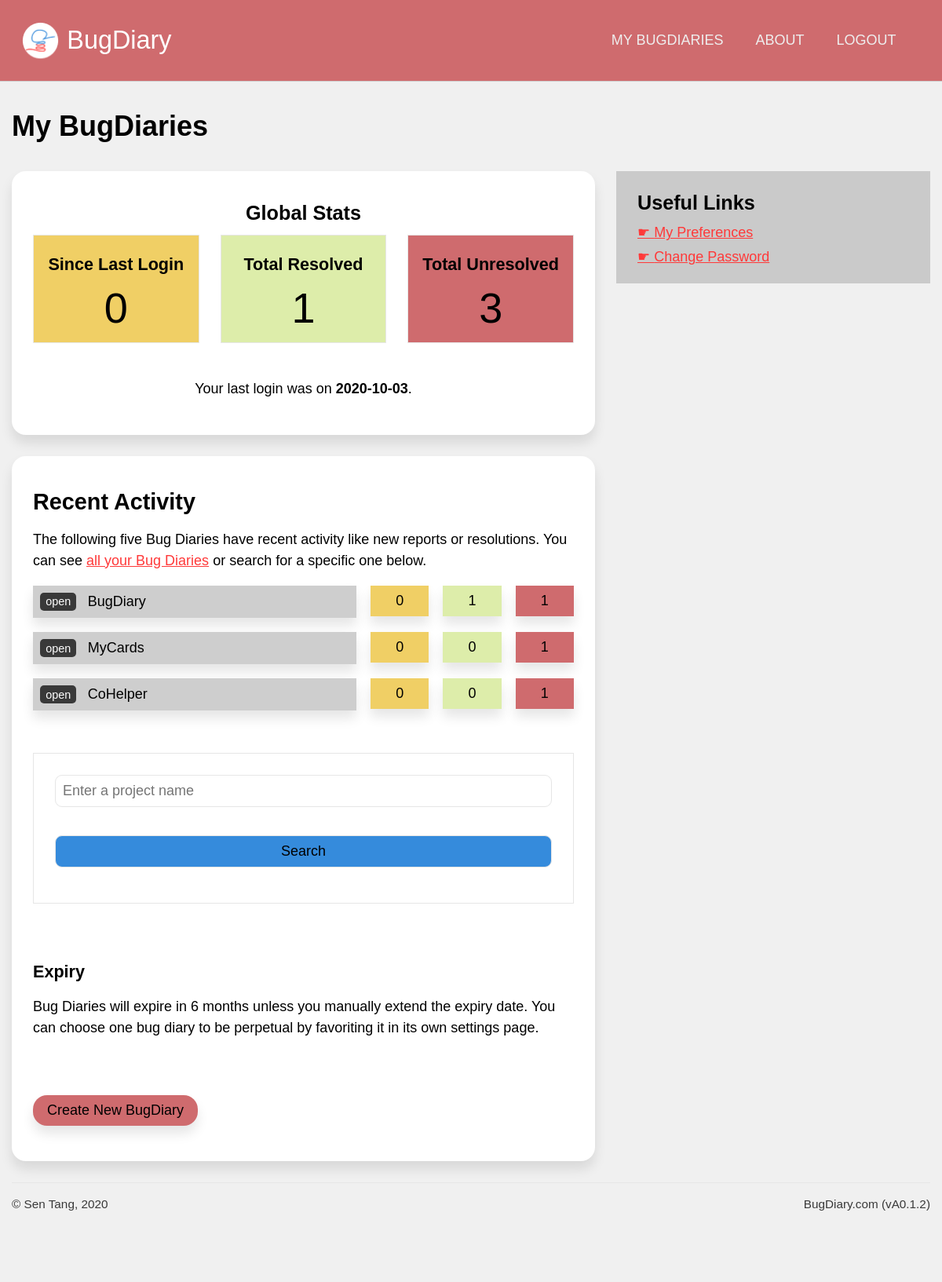
The app's page /users/dashboard (signed in) with its own data.
### application/models.py (models this page shows, shortened)
class Users(db.Model, UserMixin):
    id = db.Column(db.Integer, primary_key = True, nullable = False)
    display_name = db.Column(db.String(200), nullable = False)
    email = db.Column(db.String(200), index = True, unique = True, nullable = False)
    password = db.Column(db.String(200), nullable = False)
    bio = db.Column(db.Text, nullable = False)
    last_login = db.Column(db.DateTime, nullable = False)
    account_type = db.Column(db.Integer, db.ForeignKey('account_types.id'), default = 1)
    owned_projects = db.relationship('Projects', backref="project_owner")
    comments = db.relationship('Bug_comments', backref="comment_author")
    blog_posts = db.relationship('Blog_posts', backref="post_author")
    collab_projects = db.relationship('Projects', secondary = users_to_projects, backref = db.backref("collaborators", lazy = 'dynamic'), lazy='dynamic')

class Projects(db.Model):
    id  = db.Column(db.Integer, primary_key = True, nullable = False)
    url = db.Column(db.String(22), index = True, unique = True, nullable = False)
    name = db.Column(db.String(100), nullable = False)
    description = db.Column(db.Text, nullable = False)
    creation_date = db.Column(db.DateTime, index = True, nullable = False)
    expiry_date = db.Column(db.DateTime, index = True, nullable = False)
    status = db.Column(db.String(10), nullable = False)
    access_code = db.Column(db.String(50), nullable = True)
    last_activity = db.Column(db.DateTime(), default = dt.datetime.now())
    memo = db.Column(db.String(500), default = "Post a memo here!")
    owner = db.Column(db.Integer, db.ForeignKey('users.id')) #linked
    bugs = db.relationship('Bugs', backref = 'containing_project', cascade = "all,delete")
    locations = db.relationship('Project_bug_locations', backref = 'locations_in', cascade = "all,delete")
    types = db.relationship('Project_bug_types', backref = 'types_in', cascade = "all,delete")
    settings = db.relationship('Project_settings', backref = 'settings_for', cascade = "all,delete", uselist = False)
    blog_posts = db.relationship('Blog_posts', backref= 'post_target', cascade = "all,delete")

### application/users/views.py (the view)
@users.route('/dashboard')
@login_required
def dashboard():
    since_last_login = Bugs.query.filter(Bugs.containing_project.has(Projects.id.in_([ proj.id for proj in current_user.owned_projects]))).filter_by(status = "PENDING").filter(Bugs.report_date > current_user.last_login).count()
    resolved = Bugs.query.filter(Bugs.containing_project.has(Projects.id.in_([ proj.id for proj in current_user.owned_projects]))).filter_by(status = "RESOLVED").count()
    unresolved = Bugs.query.filter(Bugs.containing_project.has(Projects.id.in_([ proj.id for proj in current_user.owned_projects]))).filter_by(status = "PENDING").count()
    project_list = current_user.collab_projects
    project_summaries = []
    for project in project_list:
        project_summaries.append({'name': project.name, 'description': project.description, 'url': project.url, 'last_activity': project.last_activity,
        'since_last_login': Bugs.query.filter_by(project = project.id).filter_by(status = "PENDING").filter(Bugs.report_date > current_user.last_login).count(),
        'resolved': Bugs.query.filter_by(project = project.id).filter_by(status = "RESOLVED").count(),
        'unresolved': Bugs.query.filter_by(project = project.id).filter_by(status = "PENDING").count()})
    def get_dates(p):
        return p['last_activity']
    project_summaries.sort(key=get_dates, reverse=True)
    return render_template('user_dash.html', user = current_user, since_last_login = since_last_login, resolved = resolved, unresolved = unresolved, project_summaries = project_summaries[:5])

### application/models.py (called while the page is built)
@login_manager.user_loader
def load_user(user_id):
    return Users.query.get(user_id)

### application/users/templates/users/user_dash.html (shortened to what this page needs)
{% extends 'confined.html' %}
{% import 'macros.html' as macros %}
{% block main %}
<h1>My BugDiaries</h1>
<div class="main-aside">
    <main>
        <div class="bg-white rounded shadowed block text-centered">
            <h3>Global Stats</h3>
            <div class="block-comparison-3">
                <div class="comp1 text-centered lined bg-yellow">
                    <h4>Since Last Login</h4>
                    <span class="bignum">{{ since_last_login }}</span>
                </div>
                <div class="comp2 text-centered lined bg-green">
                    <h4>Total Resolved</h4>
                    <span class="bignum">{{ resolved }}</span>
                </div>
                <div class="comp3 text-centered lined bg-red">
                    <h4>Total Unresolved</h4>
                    <span class="bignum">{{ unresolved }}</span>
                </div>
            </div>
            <p>
                Your last login was on <b>{{ current_user.last_login.strftime('%Y-%m-%d') }}</b>.
            </p>
        </div>
        <div class="bg-white rounded shadowed block">
            <h2>Recent Activity</h2>
            <p>
                The following five Bug Diaries have recent activity like new reports or resolutions. You can see <a href="{{ url_for('users.all_projects') }}">all your Bug Diaries</a> or search for a specific one below.
            </p>
            {% for project in project_summaries %}
            {{ macros.summary_with_stats(project) }}
            {% endfor %}
            <div class="spacer-small"></div>
            {{ macros.search(current_user.collab_projects) }}
            <div class="spacer-small"></div>
            <h4>Expiry</h4>
            <p>
                Bug Diaries will expire in 6 months unless you manually extend the expiry date. You can choose one bug diary to be perpetual by favoriting it in its own settings page.
            </p>
            <div class="spacer-small"></div>
            <a href="{{ url_for('projects.create') }}" class="button-primary rounded shadowed">
                Create New BugDiary
            </a>
        </div>
    </main>
    <aside>
        <div class="sidebar-block bg-gray">
            <h3>Useful Links</h3>
            <a href="{{ url_for('users.preferences') }}" class="navigation">My Preferences</a>
            <a href="{{ url_for('users.settings') }}" class="navigation">Change Password</a>
        </div>
    </aside>
</div>
{% endblock %}

### application/templates/macros.html (shortened to what this page needs)
{% macro search(suggestions) %}
<form action="{{ url_for('users.search') }}" method="get" class="lined bg-white block" autocomplete="off">
    <input name="search_term" type="text" list="project_names" placeholder="Enter a project name">
    <input type="submit" value="Search" class="button-secondary">
</form>
{% endmacro %}
{% macro summary_with_stats(project) %}
<div class="project-summary">
    <div class="name shadowed">
        <a href="{{ url_for('projects.dashboard', project_url = project['url']) }}">open</a><span onclick="toggleElement('sum-{{project.id}}')">{{ project['name'] }}</span>
    </div>
    <div class="stats text-centered shadowed bg-yellow">
        {{ project['since_last_login'] }}
    </div>
    <div class="stats text-centered shadowed bg-green">
        {{ project['resolved'] }}
    </div>
    <div class="stats text-centered shadowed bg-red">
        {{ project['unresolved'] }}
    </div>
</div>
{% endmacro %}

### application/static/css/unilay5.css (style rules this page uses)
body { font-size: 18px; font-family: sans-serif; color: #000; margin: 0; padding: 0; background-color: #f0f0f0; }
p { line-height: 150%; }
main a.button-secondary, main a.button-primary { padding: 0.5em 1em; text-decoration: none; margin: 1em auto; display: inline-block; text-align: center; }
main a.button-primary { background-color: #cf6b6e; color: #000; }
a:link, a:visited { color: #ff3939; }
a.navigation { display: block; margin: 0.5em 0; }
a.navigation:before { content: "☛ "; }
h2, h3, h4, h5 { margin: 0.5em 0; }
h1 { color: inherit; font-size: 2em; margin: 1em 0; }
h2 { color: inherit; font-size: 1.6em; }
h3 { color: inherit; font-size: 1.4em; }
h4 { color: inherit; font-size: 1.2em; }
.block { padding: 1.5em; margin-bottom: 1.5em; }
.sidebar-block { padding: 0.75em 1.5em; margin-bottom: 1.5em; }
.block-comparison-3 { display: grid; grid-template-areas: "comp1 comp2 comp3"; grid-template-columns: 1fr 1fr 1fr; grid-gap: 1.5em; }
.block-comparison-3 .comp1 { grid-area: comp1; }
.block-comparison-3 .comp2 { grid-area: comp2; }
.block-comparison-3 .comp3 { grid-area: comp3; }
.block-comparison-3 .comp1, .block-comparison-3 .comp2, .block-comparison-3 .comp3 { padding: 0.75em; margin-bottom: 1.5em; }
.aside-main, .main-aside { display: grid; grid-gap: 1.5em; }
.aside-main main, .main-aside main { grid-area: main; }
.aside-main aside, .main-aside aside { grid-area: aside; }
.main-aside { grid-template-areas: "main aside"; grid-template-columns: auto 400px; }
.spacer-small { padding-bottom: 2em; }
.lined { border: 1px solid #e6e6e6; }
.rounded { border-radius: 1em 1em 1em 1em; -moz-border-radius: 1em 1em 1em 1em; -webkit-border-radius: 1em 1em 1em 1em; }
.shadowed { -webkit-box-shadow: 0px 10px 15px 0px rgba(0, 0, 0, 0.1); -moz-box-shadow: 0px 10px 15px 0px rgba(0, 0, 0, 0.1); box-shadow: 0px 10px 15px 0px rgba(0, 0, 0, 0.1); }
.text-centered { text-align: center; }
.bg-white { background-color: #fff; }
.bg-green { background-color: #DDEDAA; }
.bg-red { background-color: #CF6B6E; }
.bg-yellow { background-color: #F0CF65; }
.bg-gray { background-color: #cacaca; }
form { font-size: 1em; }
input[type=text], input[type=number], input[type=submit], input[type=password], select, textarea, .button-styled { font-size: 1em; padding: 0.5em; -webkit-appearance: none; -moz-appearance: none; appearance: none; width: 100%; border: 1px solid; font-family: inherit; margin-bottom: 1em; border-color: #e6e6e6; -webkit-box-sizing: border-box; -moz-box-sizing: border-box; box-sizing: border-box; border-radius: 0.5em 0.5em 0.5em 0.5em; -moz-border-radius: 0.5em 0.5em 0.5em 0.5em; -webkit-border-radius: 0.5em 0.5em 0.5em 0.5em; }
input[type=submit] { margin-top: 1em; }
.button-primary { background-color: #cf6b6e; color: #000; }
.button-secondary { background-color: #358bdc; color: #000; }

### application/static/css/custom.css (style rules this page uses)
.bignum { font-size: 3em; }
.project-summary, .bugs-table { display: flex; justify-content: space-between; gap: 1em; margin-bottom: 1em; align-items: flex-start; }
.project-summary .name { flex: 7; padding: 0.5em; background-color: #cecece; }
.project-summary .stats { flex: 1; padding: 0.5em; }
.project-summary .name a { display: inline-block; padding: 0.25em 0.5em; margin-right: 1em; background-color: #393939; text-decoration: none; color: #fff; border-radius: 5px; -moz-border-radius: 5px; -webkit-border-radius: 5px; font-size: 0.8em; }

### records on screen
Users: last_login "2020-10-03"
Projects: name "BugDiary", since_last_login "0", resolved "1", unresolved "1"
Projects: name "MyCards", since_last_login "0", resolved "0", unresolved "1"
Projects: name "CoHelper", since_last_login "0", resolved "0", unresolved "1"

### other values on screen
{{ since_last_login }} "0"
{{ resolved }} "1"
{{ unresolved }} "3"
{{ version }} "A0.1.2"
